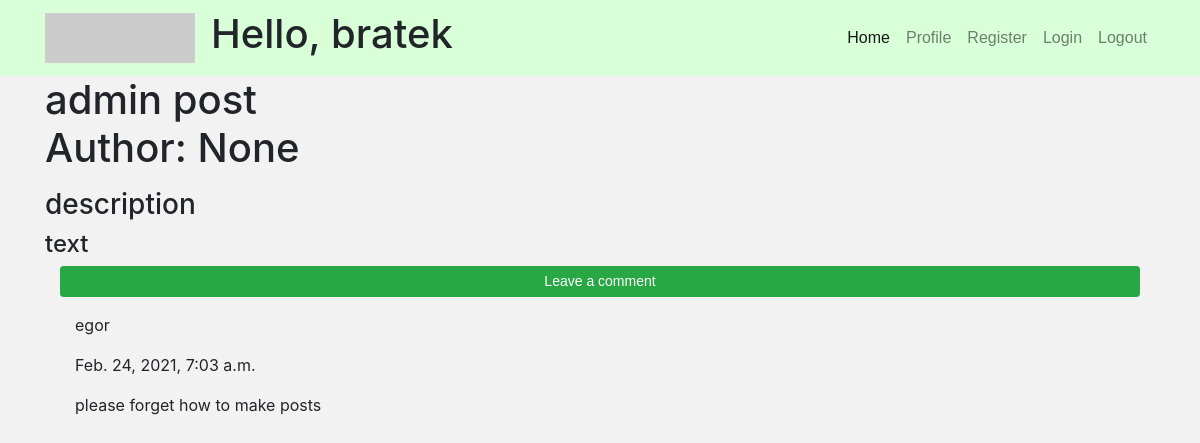
Page /blog/post/2 (signed in) on the committed database.
### BlogApp/models.py (models this page shows, shortened)
class Post(models.Model):
    name = models.CharField(max_length=200, default='Untitled')
    creation_date = models.DateTimeField(auto_now_add=True, null=True)
    text = models.TextField()
    description = models.TextField(max_length=200)
    user = models.ForeignKey(Guest, on_delete=models.SET_NULL, null=True)

class Comment(models.Model):
    author = models.ForeignKey(Guest, on_delete=models.CASCADE)
    text = models.TextField()
    publication_date = models.DateTimeField(auto_now_add=True, null=True)
    post = models.ForeignKey(Post, on_delete=models.CASCADE)

class Guest(models.Model):
    user = models.OneToOneField(User, null=True, blank=True, on_delete=models.CASCADE)
    name = models.CharField(max_length=200, null=True)  # should be unique
    date_created = models.DateTimeField(auto_now_add=True, null=True)
    email = models.EmailField(default='example@blog.com')  # can't change
    phone = models.IntegerField(blank=True, default=111111)
    profile_picture = models.ImageField(null=True, blank=True)
    skype = models.CharField(max_length=50, null=True, blank=True)
    def __str__(self):
        return self.name

### BlogApp/views.py (the view)
# urls.py: path('post/<str:pk>', views.post_page, name='post'),
@login_required(login_url='Blog:login')
def post_page(request, pk):
    post = Post.objects.get(id=pk)
    comments = Comment.objects.filter(post=post)
    context = {'post': post, 'comments': comments}
    return render(request, 'Blog/post.html', context)

### templates/Blog/post.html
{% extends 'Blog/base.html' %}
{% block content %}
<h1><span>{{ post.name }} <p>Author: {{ post.user }}</p> </span></h1>
<h3>{{ post.description }}</h3>
<h4>{{ post.text }}</h4>
<div class="container">
    {% if request.user|stringformat:'s' != post.user|stringformat:'s' %}
    <p><a href="{% url 'Blog:create_comment' post.id %}" class="btn btn-sm btn-success"
        style="width: 100%">Leave a comment</a></p>
    {% endif %}
    {% for comment in comments %}
    <div class="container">
        <p>{{comment.author}}</p>
        <p>{{comment.publication_date}}</p>
        <p>{{comment.text}}</p>
    </div>
    {% endfor %}
</div>
{% endblock %}

### templates/Blog/base.html (shortened to what this page needs)
<!DOCTYPE html>
{% load static %}
<html lang="en">
<head>
        <link rel="stylesheet"
          href="https://stackpath.bootstrapcdn.com/bootstrap/4.3.1/css/bootstrap.min.css"
>
        <link rel="stylesheet"
              type="text/css"
              href="{% static 'css/main.css' %}">
</head>
<body>
<nav class="navbar navbar-expand-lg navbar-light static-top"
  style="background-color: #d9ffd9;">
  <div class="container">
    <a class="navbar-brand" href="#">
          <img src="http://placehold.it/150x50?text=Logo" alt="">
        </a>
    <div class="collapse navbar-collapse" id="navbarResponsive">
        <h1>Hello, {{ request.user }} </h1>
      <ul class="navbar-nav ml-auto">
        <li class="nav-item active">
          <a class="nav-link" href="{% url 'Blog:home' %}">Home
              </a>
        </li>
        <li class="nav-item">
          <a class="nav-link" href="{% url 'Blog:profile' user %}">Profile</a>
        </li>
        <li class="nav-item">
          <a class="nav-link" href="{% url 'Blog:register' %}">Register</a>
        </li>
        <li class="nav-item">
          <a class="nav-link" href="{% url 'Blog:login' %}">Login</a>
        </li>
        <li class="nav-item">
          <a class="nav-link" href="{% url 'Blog:logout' %}">Logout</a>
        </li>
      </ul>
    </div>
  </div>
</nav>
<div class="container">
  {% block content %}
  {% endblock %}
</div>
</body>
</html>

### static/css/main.css (style rules this page uses)
body { background-color: #f2f2f2; }
a { font-family: Arial, Helvetica, sans-serif; color: black; }

### rows in the picture
Post: name "admin post", user "None", description "description", text "text"
Comment: author "egor", publication_date "Feb. 24, 2021, 7:03 a.m.", text "please forget how to make posts"

### other values in the picture
{{ request.user }} "bratek"
